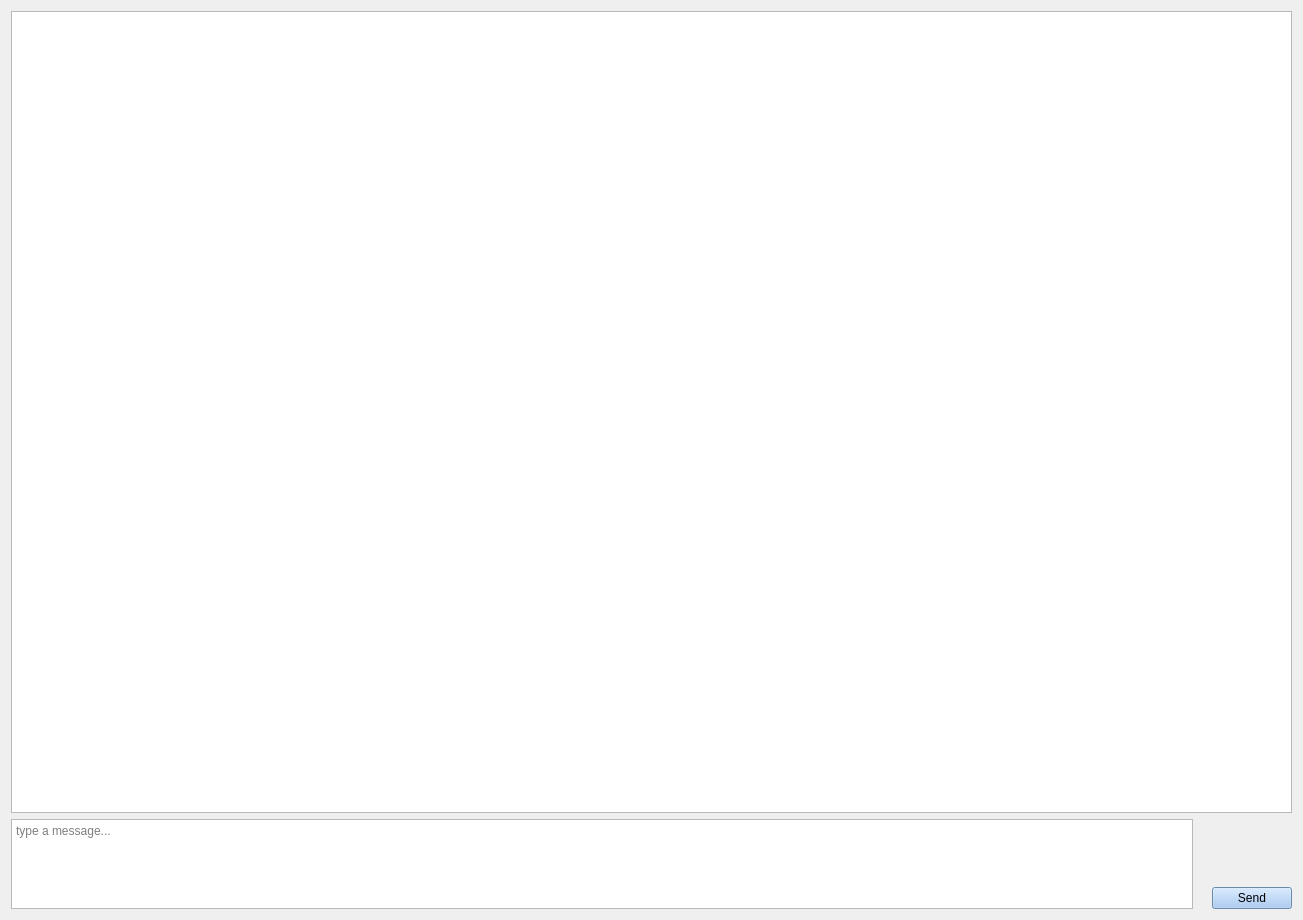
<?xml version="1.0" encoding="UTF-8"?>
<ui version="4.0">
 <class>ScreenChatting</class>
 <widget class="QWidget" name="ScreenChatting">
  <property name="geometry">
   <rect>
    <x>0</x>
    <y>0</y>
    <width>1303</width>
    <height>920</height>
   </rect>
  </property>
  <property name="sizePolicy">
   <sizepolicy hsizetype="Expanding" vsizetype="Expanding">
    <horstretch>0</horstretch>
    <verstretch>0</verstretch>
   </sizepolicy>
  </property>
  <property name="windowTitle">
   <string>Form</string>
  </property>
  <layout class="QVBoxLayout" name="verticalLayout_3" stretch="1,0">
   <item>
    <layout class="QVBoxLayout" name="verticalLayout_2" stretch="1">
     <item>
      <widget class="QListView" name="ScreenChattingMessagesList">
       <property name="sizePolicy">
        <sizepolicy hsizetype="Expanding" vsizetype="Expanding">
         <horstretch>0</horstretch>
         <verstretch>0</verstretch>
        </sizepolicy>
       </property>
       <property name="styleSheet">
        <string notr="true">border-image: url(:/images/sea_1.jpg) 0 0 0 0 stretch stretch;</string>
       </property>
       <property name="verticalScrollMode">
        <enum>QAbstractItemView::ScrollMode::ScrollPerPixel</enum>
       </property>
       <property name="horizontalScrollMode">
        <enum>QAbstractItemView::ScrollMode::ScrollPerPixel</enum>
       </property>
      </widget>
     </item>
    </layout>
   </item>
   <item>
    <layout class="QHBoxLayout" name="horizontalLayout" stretch="1,0,0">
     <item>
      <widget class="QTextEdit" name="ScreenChattingNewMessageTextEdit">
       <property name="sizePolicy">
        <sizepolicy hsizetype="Expanding" vsizetype="Fixed">
         <horstretch>0</horstretch>
         <verstretch>0</verstretch>
        </sizepolicy>
       </property>
       <property name="minimumSize">
        <size>
         <width>0</width>
         <height>90</height>
        </size>
       </property>
       <property name="maximumSize">
        <size>
         <width>16777215</width>
         <height>90</height>
        </size>
       </property>
       <property name="lineWidth">
        <number>4</number>
       </property>
       <property name="placeholderText">
        <string>type a message...</string>
       </property>
      </widget>
     </item>
     <item>
      <spacer name="horizontalSpacer">
       <property name="orientation">
        <enum>Qt::Orientation::Horizontal</enum>
       </property>
       <property name="sizeType">
        <enum>QSizePolicy::Policy::Fixed</enum>
       </property>
       <property name="sizeHint" stdset="0">
        <size>
         <width>13</width>
         <height>20</height>
        </size>
       </property>
      </spacer>
     </item>
     <item>
      <layout class="QVBoxLayout" name="verticalLayout">
       <item>
        <spacer name="verticalSpacer">
         <property name="orientation">
          <enum>Qt::Orientation::Vertical</enum>
         </property>
         <property name="sizeHint" stdset="0">
          <size>
           <width>20</width>
           <height>13</height>
          </size>
         </property>
        </spacer>
       </item>
       <item>
        <widget class="QPushButton" name="ScreenChattingSendMessagePushButton">
         <property name="sizePolicy">
          <sizepolicy hsizetype="Fixed" vsizetype="Fixed">
           <horstretch>0</horstretch>
           <verstretch>0</verstretch>
          </sizepolicy>
         </property>
         <property name="styleSheet">
          <string notr="true">background-color: rgb(153, 193, 241)</string>
         </property>
         <property name="text">
          <string>Send</string>
         </property>
        </widget>
       </item>
      </layout>
     </item>
    </layout>
   </item>
  </layout>
 </widget>
 <resources/>
 <connections/>
</ui>
